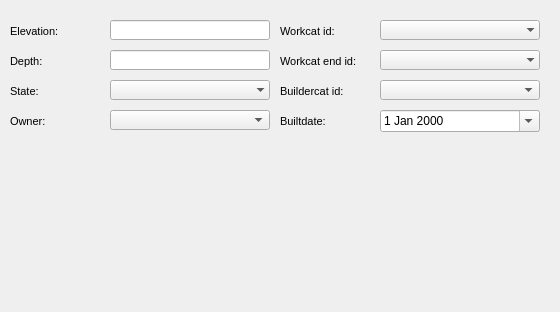
     <widget class="QWidget" name="page_33">
      <property name="geometry">
       <rect>
        <x>0</x>
        <y>0</y>
        <width>560</width>
        <height>312</height>
       </rect>
      </property>
      <attribute name="label">
       <string>Basic information</string>
      </attribute>
      <widget class="QLineEdit" name="tank_elevation">
       <property name="geometry">
        <rect>
         <x>110</x>
         <y>20</y>
         <width>160</width>
         <height>20</height>
        </rect>
       </property>
       <property name="inputMask">
        <string/>
       </property>
       <property name="frame">
        <bool>true</bool>
       </property>
      </widget>
      <widget class="QLabel" name="label_tank_elevation">
       <property name="geometry">
        <rect>
         <x>10</x>
         <y>20</y>
         <width>90</width>
         <height>22</height>
        </rect>
       </property>
       <property name="font">
        <font>
         <pointsize>8</pointsize>
        </font>
       </property>
       <property name="frameShape">
        <enum>QFrame::NoFrame</enum>
       </property>
       <property name="frameShadow">
        <enum>QFrame::Plain</enum>
       </property>
       <property name="text">
        <string>Elevation:</string>
       </property>
       <property name="textFormat">
        <enum>Qt::AutoText</enum>
       </property>
       <property name="scaledContents">
        <bool>false</bool>
       </property>
       <property name="alignment">
        <set>Qt::AlignLeading|Qt::AlignLeft|Qt::AlignVCenter</set>
       </property>
       <property name="margin">
        <number>3</number>
       </property>
      </widget>
      <widget class="QComboBox" name="tank_state">
       <property name="geometry">
        <rect>
         <x>110</x>
         <y>80</y>
         <width>160</width>
         <height>20</height>
        </rect>
       </property>
       <property name="autoFillBackground">
        <bool>true</bool>
       </property>
       <property name="maxVisibleItems">
        <number>8</number>
       </property>
       <property name="frame">
        <bool>false</bool>
       </property>
      </widget>
      <widget class="QLabel" name="label_tank_state">
       <property name="geometry">
        <rect>
         <x>10</x>
         <y>80</y>
         <width>90</width>
         <height>22</height>
        </rect>
       </property>
       <property name="font">
        <font>
         <pointsize>8</pointsize>
        </font>
       </property>
       <property name="frameShape">
        <enum>QFrame::NoFrame</enum>
       </property>
       <property name="frameShadow">
        <enum>QFrame::Plain</enum>
       </property>
       <property name="text">
        <string>State:</string>
       </property>
       <property name="textFormat">
        <enum>Qt::AutoText</enum>
       </property>
       <property name="scaledContents">
        <bool>false</bool>
       </property>
       <property name="alignment">
        <set>Qt::AlignLeading|Qt::AlignLeft|Qt::AlignVCenter</set>
       </property>
       <property name="margin">
        <number>3</number>
       </property>
      </widget>
      <widget class="QLabel" name="label_tank_depth">
       <property name="geometry">
        <rect>
         <x>10</x>
         <y>50</y>
         <width>90</width>
         <height>22</height>
        </rect>
       </property>
       <property name="font">
        <font>
         <pointsize>8</pointsize>
        </font>
       </property>
       <property name="frameShape">
        <enum>QFrame::NoFrame</enum>
       </property>
       <property name="frameShadow">
        <enum>QFrame::Plain</enum>
       </property>
       <property name="text">
        <string>Depth:</string>
       </property>
       <property name="textFormat">
        <enum>Qt::AutoText</enum>
       </property>
       <property name="scaledContents">
        <bool>false</bool>
       </property>
       <property name="alignment">
        <set>Qt::AlignLeading|Qt::AlignLeft|Qt::AlignVCenter</set>
       </property>
       <property name="margin">
        <number>3</number>
       </property>
      </widget>
      <widget class="QLineEdit" name="tank_depth">
       <property name="geometry">
        <rect>
         <x>110</x>
         <y>50</y>
         <width>160</width>
         <height>20</height>
        </rect>
       </property>
       <property name="frame">
        <bool>true</bool>
       </property>
      </widget>
      <widget class="QComboBox" name="tank_workcat_id">
       <property name="geometry">
        <rect>
         <x>380</x>
         <y>20</y>
         <width>160</width>
         <height>20</height>
        </rect>
       </property>
       <property name="autoFillBackground">
        <bool>true</bool>
       </property>
       <property name="maxVisibleItems">
        <number>8</number>
       </property>
       <property name="frame">
        <bool>false</bool>
       </property>
      </widget>
      <widget class="QLabel" name="label_tank_workcat_id">
       <property name="geometry">
        <rect>
         <x>280</x>
         <y>20</y>
         <width>90</width>
         <height>22</height>
        </rect>
       </property>
       <property name="font">
        <font>
         <pointsize>8</pointsize>
        </font>
       </property>
       <property name="frameShape">
        <enum>QFrame::NoFrame</enum>
       </property>
       <property name="frameShadow">
        <enum>QFrame::Plain</enum>
       </property>
       <property name="text">
        <string>Workcat id:</string>
       </property>
       <property name="textFormat">
        <enum>Qt::AutoText</enum>
       </property>
       <property name="scaledContents">
        <bool>false</bool>
       </property>
       <property name="alignment">
        <set>Qt::AlignLeading|Qt::AlignLeft|Qt::AlignVCenter</set>
       </property>
       <property name="margin">
        <number>3</number>
       </property>
      </widget>
      <widget class="QComboBox" name="tank_buildercat_id">
       <property name="geometry">
        <rect>
         <x>380</x>
         <y>80</y>
         <width>160</width>
         <height>20</height>
        </rect>
       </property>
      </widget>
      <widget class="QLabel" name="label_tank_workcat_id_end">
       <property name="geometry">
        <rect>
         <x>280</x>
         <y>50</y>
         <width>101</width>
         <height>22</height>
        </rect>
       </property>
       <property name="font">
        <font>
         <pointsize>8</pointsize>
        </font>
       </property>
       <property name="frameShape">
        <enum>QFrame::NoFrame</enum>
       </property>
       <property name="frameShadow">
        <enum>QFrame::Plain</enum>
       </property>
       <property name="text">
        <string>Workcat end id:</string>
       </property>
       <property name="textFormat">
        <enum>Qt::AutoText</enum>
       </property>
       <property name="scaledContents">
        <bool>false</bool>
       </property>
       <property name="alignment">
        <set>Qt::AlignLeading|Qt::AlignLeft|Qt::AlignVCenter</set>
       </property>
       <property name="margin">
        <number>3</number>
       </property>
      </widget>
      <widget class="QLabel" name="label_tank_buildercat_id">
       <property name="geometry">
        <rect>
         <x>280</x>
         <y>80</y>
         <width>101</width>
         <height>22</height>
        </rect>
       </property>
       <property name="font">
        <font>
         <pointsize>8</pointsize>
        </font>
       </property>
       <property name="frameShape">
        <enum>QFrame::NoFrame</enum>
       </property>
       <property name="frameShadow">
        <enum>QFrame::Plain</enum>
       </property>
       <property name="text">
        <string>Buildercat id:</string>
       </property>
       <property name="textFormat">
        <enum>Qt::AutoText</enum>
       </property>
       <property name="scaledContents">
        <bool>false</bool>
       </property>
       <property name="alignment">
        <set>Qt::AlignLeading|Qt::AlignLeft|Qt::AlignVCenter</set>
       </property>
       <property name="margin">
        <number>3</number>
       </property>
      </widget>
      <widget class="QLabel" name="label_tank_builtdate">
       <property name="geometry">
        <rect>
         <x>280</x>
         <y>110</y>
         <width>101</width>
         <height>22</height>
        </rect>
       </property>
       <property name="font">
        <font>
         <pointsize>8</pointsize>
        </font>
       </property>
       <property name="frameShape">
        <enum>QFrame::NoFrame</enum>
       </property>
       <property name="frameShadow">
        <enum>QFrame::Plain</enum>
       </property>
       <property name="text">
        <string>Builtdate:</string>
       </property>
       <property name="textFormat">
        <enum>Qt::AutoText</enum>
       </property>
       <property name="scaledContents">
        <bool>false</bool>
       </property>
       <property name="alignment">
        <set>Qt::AlignLeading|Qt::AlignLeft|Qt::AlignVCenter</set>
       </property>
       <property name="margin">
        <number>3</number>
       </property>
      </widget>
      <widget class="QDateEdit" name="tank_builtdate">
       <property name="geometry">
        <rect>
         <x>380</x>
         <y>110</y>
         <width>160</width>
         <height>22</height>
        </rect>
       </property>
       <property name="calendarPopup">
        <bool>true</bool>
       </property>
      </widget>
      <widget class="QComboBox" name="tank_workcat_id_end">
       <property name="geometry">
        <rect>
         <x>380</x>
         <y>50</y>
         <width>160</width>
         <height>20</height>
        </rect>
       </property>
       <property name="autoFillBackground">
        <bool>true</bool>
       </property>
       <property name="maxVisibleItems">
        <number>8</number>
       </property>
       <property name="frame">
        <bool>false</bool>
       </property>
      </widget>
      <widget class="QComboBox" name="tank_ownercat_id">
       <property name="geometry">
        <rect>
         <x>110</x>
         <y>110</y>
         <width>160</width>
         <height>20</height>
        </rect>
       </property>
      </widget>
      <widget class="QLabel" name="label_tank_owner">
       <property name="geometry">
        <rect>
         <x>10</x>
         <y>110</y>
         <width>90</width>
         <height>22</height>
        </rect>
       </property>
       <property name="font">
        <font>
         <pointsize>8</pointsize>
        </font>
       </property>
       <property name="frameShape">
        <enum>QFrame::NoFrame</enum>
       </property>
       <property name="frameShadow">
        <enum>QFrame::Plain</enum>
       </property>
       <property name="text">
        <string>Owner:</string>
       </property>
       <property name="textFormat">
        <enum>Qt::AutoText</enum>
       </property>
       <property name="scaledContents">
        <bool>false</bool>
       </property>
       <property name="alignment">
        <set>Qt::AlignLeading|Qt::AlignLeft|Qt::AlignVCenter</set>
       </property>
       <property name="margin">
        <number>3</number>
       </property>
      </widget>
     </widget>
